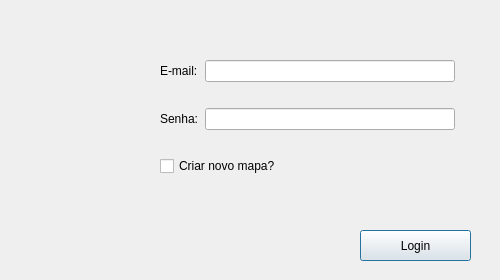
<?xml version="1.0" encoding="UTF-8"?>
<ui version="4.0">
 <class>POPDialogBase</class>
 <widget class="QDialog" name="POPDialogBase">
  <property name="geometry">
   <rect>
    <x>0</x>
    <y>0</y>
    <width>500</width>
    <height>280</height>
   </rect>
  </property>
  <property name="windowTitle">
   <string>POP</string>
  </property>
  <property name="windowIcon">
   <iconset>
    <normaloff>../../public/Logo.png</normaloff>../../public/Logo.png</iconset>
  </property>
  <property name="autoFillBackground">
   <bool>false</bool>
  </property>
  <widget class="QWidget" name="formLayoutWidget">
   <property name="geometry">
    <rect>
     <x>160</x>
     <y>60</y>
     <width>311</width>
     <height>133</height>
    </rect>
   </property>
   <layout class="QFormLayout" name="formLayout">
    <item row="0" column="0">
     <widget class="QLabel" name="lbl_email">
      <property name="text">
       <string>E-mail:</string>
      </property>
     </widget>
    </item>
    <item row="0" column="1">
     <widget class="QLineEdit" name="txt_email">
      <property name="maximumSize">
       <size>
        <width>250</width>
        <height>30</height>
       </size>
      </property>
      <property name="echoMode">
       <enum>QLineEdit::Normal</enum>
      </property>
     </widget>
    </item>
    <item row="1" column="1">
     <widget class="QLabel" name="lbl_email_error">
      <property name="text">
       <string/>
      </property>
     </widget>
    </item>
    <item row="2" column="0">
     <widget class="QLabel" name="lbl_password">
      <property name="text">
       <string>Senha:</string>
      </property>
     </widget>
    </item>
    <item row="2" column="1">
     <widget class="QLineEdit" name="txt_password">
      <property name="maximumSize">
       <size>
        <width>250</width>
        <height>30</height>
       </size>
      </property>
      <property name="echoMode">
       <enum>QLineEdit::Password</enum>
      </property>
     </widget>
    </item>
    <item row="3" column="1">
     <widget class="QLabel" name="lbl_password_error">
      <property name="text">
       <string/>
      </property>
     </widget>
    </item>
    <item row="4" column="0" colspan="2">
     <widget class="QCheckBox" name="chk_map">
      <property name="text">
       <string>Criar novo mapa?</string>
      </property>
     </widget>
    </item>
   </layout>
  </widget>
  <widget class="QPushButton" name="btn_login">
   <property name="geometry">
    <rect>
     <x>360</x>
     <y>230</y>
     <width>111</width>
     <height>31</height>
    </rect>
   </property>
   <property name="text">
    <string>Login</string>
   </property>
  </widget>
  <widget class="QLabel" name="lbl_error">
   <property name="geometry">
    <rect>
     <x>160</x>
     <y>236</y>
     <width>191</width>
     <height>21</height>
    </rect>
   </property>
   <property name="text">
    <string/>
   </property>
  </widget>
  <widget class="QLabel" name="label">
   <property name="geometry">
    <rect>
     <x>30</x>
     <y>80</y>
     <width>81</width>
     <height>81</height>
    </rect>
   </property>
   <property name="text">
    <string/>
   </property>
   <property name="pixmap">
    <pixmap>../../public/Logo.png</pixmap>
   </property>
  </widget>
 </widget>
 <resources/>
 <connections/>
</ui>
